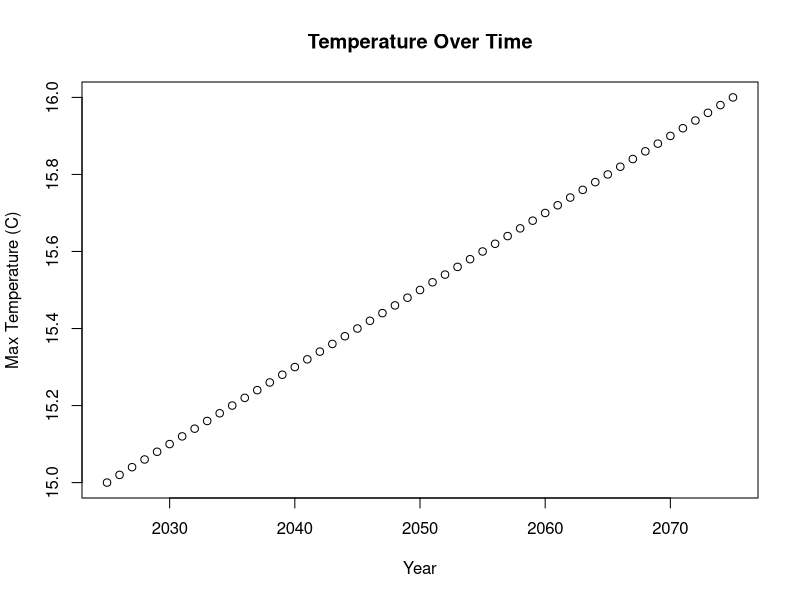

R code for this plot:
## ---- chunk 1
knitr::opts_chunk$set(echo = TRUE)
rm(list=ls())
## ---- chunk 2
# Type the following in the console, then press enter 
2+3


# variable assignment happens with an arrow (on a mac can do option -) 
a <- 2
b <- 3

a + b

## ---- chunk 3
# This is a comment, you can use '#' to write notes to yourself in your code
# - Comments are what make or break good coders
# - Good comments also create coders who can collaborate with others.
# - If you ever think you're writing "too" many comments, you are not
# - The things you think are obvious in your code won't be to others
# - (nor yourself in a year when you get back to a project)

# Comments are written in the same spot as code
# But they are ignored by the computer
# Let's run some code
print("Hello, World!")
## ---- chunk 4
# Numeric -- integer: no decimal points
myInt <- 1

# Numeric -- double: decimal points
myNum <- 2.4

# character (string) 
myChar_a <- "a"
myChar_b <- 'b'

# You can have a variable that stores a character value,
# but the character value is a number
trick_q <- "1"
trick_q

## ---- chunk 5
# logical (Boolean/Indicator variable): a true/false statement. Use () to evaluate if something is true or false
myBool_1 <- (3 < 4)
myBool_2 <- (3 > 4)
## ---- chunk 6
# vector: can only be a vector of one data type (numeric, logical, string)
myVec_n <- c(1, 2, 3, 4, 5)
myVec_s <- c(myChar_a, "b", "c")
myVec_string <- c(1, "b", "c")
myVec_string # notice the 1 has been make char bc of the "
## ---- chunk 7
# we already have a vector of numeric data 
myVec_n

# matrix: should only be a matrix of one data type
myMat_n <- matrix(c(myVec_n, 
                6, 7, 8, 9, 10), 
              nrow = 2, 
              ncol = 5)

## ---- chunk 8
# Lists 
myList <- list(2, "c", myMat_n)
myList[[1]] # returns numeric 
myList[[2]] # returns string
myList [[3]] # returns matrix
## ---- chunk 9
# data frame: can have multiple data types 
myDF <- as.data.frame(myMat_n)
colnames(myDF) # print column names

## ---- chunk 10
colnames(myDF) <- c("num_hunts", "temp", "num_adults", "num_cubs", "distance_from_road")

colnames(myDF)
## ---- chunk 11
# investigate one column 
myDF$num_adults

#create a new column 
myDF$total_lions <- myDF$num_adults + myDF$num_cubs
myDF
## ---- chunk 12
# Create the data frame
myPpl <- data.frame(
  name = c("Andie", "Bridger", "Scott"),
  gender = c("Female", "non-binary", "Male"),
  male = c(TRUE, FALSE, FALSE),
  income_cat = c("middle", "poor", "rich"),
  park_dist_mi = c(1, 0.5, 0.1)
)
myPpl

# Try referencing one column
myPpl$name # version 1: $ notation
myPpl[, 1] # version 2: [row, column] notation

# Try referencing one row 
myPpl[1,]

# Try referencing one cell
myPpl$name[2] # version 1: $ and bracket 
myPpl[2, 1] # version 2: bracket only 


## ---- chunk 13

# assigning new value to same variable (something to do carefully)
a <- 5
a <- a + 1 # If you run this line more than once, you will NOT get six
a

# assigning new value to new variable
a <- 5
a_new <- a + 1 # If you run this line more than one, you WILL get six
a_new
## ---- chunk 14

get_visits <- function(Far){
  v <- Far/100 - (Far/100)^2  
  return(v)
}

get_visits(0)
get_visits(25)
get_visits(50)
get_visits(75)
get_visits(100)

## ---- chunk 15
# Complicated code that is simplified by the loop
print(1)
print(2)
print(3)
print(4)

# The following loop does the exact same thing
for (i in 1:4){
  print(i)
}

# more involved 
for (i in 1:4){
  print(i/4)
}

## ---- chunk 16
# combining loop and function  
for (i in 0:4){
  
  y = get_visits(i*25)
  
  print(y)
}

## ---- chunk 17
# Create a vector of the max_temps we want to get visits for
max_temps <- seq(0, 100, by = 10) # could sequence by steps of 1 (n = 100)
max_temps

# combining loop and our function
for (i in max_temps){
y <- get_visits(i)
print(y)
}
## ---- chunk 18
# the [i] here is indicating which row we are editing
myPpl$new_park_dist_a[1] <- myPpl$park_dist[1] + 1 # edit for Andie
myPpl$new_park_dist_a[2] <- myPpl$park_dist[2] + 1 # edit for Bridger
myPpl$new_park_dist_a[3] <- myPpl$park_dist[3] + 1 # edit for Scott

# print
myPpl
## ---- chunk 19
for(i in seq_along(myPpl$park_dist)){
  # change all people's distance
  myPpl$new_park_dist_b[i] <- myPpl$park_dist[i] + 1
}

myPpl
## ---- chunk 20
# Initialize parameters
initial_temp <- 15 # Initial temperature in degrees Celsius
n_year <- 51 # Number of n_year to simulate
temp_increase_per_year <- 0.02 # Temperature increase per year in degrees Celsius

# Create a numeric vector for the 50 years we will simulate
years <- numeric(n_year)
years[1] <- 2025 # initialize the first year

# Create a numeric vector for the 50 years of temperatures we will simulate
max_temps <- numeric(n_year)
max_temps[1] <- initial_temp # initialize temp in first year

# Simulate the temperature change over the n_year
# notice this will start in year TWO
for (yr in 2:n_year) {
  years[yr] <- years[yr - 1] + 1 # fill in the years
  max_temps[yr] <- max_temps[yr - 1] + temp_increase_per_year # fill in the max_temps
}

# Create a data frame to store the results
simulation_results <- data.frame(
  Year = years,
  Temperature = max_temps
)

# Print the results
head(simulation_results) # show the first few rows
tail(simulation_results) # show the last few rows

# Plot the results
plot(simulation_results$Year, simulation_results$Temperature,
     xlab = "Year", ylab = "Max Temperature (C)",
     main = "Temperature Over Time")
## ---- chunk 21

# goes through each row and changes distance if someone is not male
for (i in seq_along(myPpl$male)) {
  if (myPpl$male[i] == FALSE) { # check if someone is "not male"
    myPpl$park_dist_correct[i] <- myPpl$park_dist_mi[i] - 0.25 # adjust
  }else{
    myPpl$park_dist_correct[i] <- myPpl$park_dist_mi[i]
  }
}

myPpl
